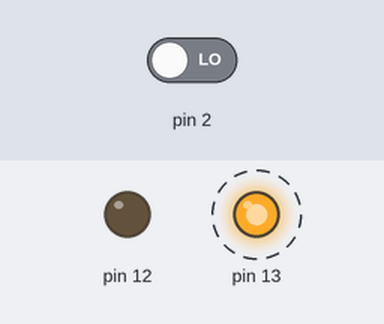
Recording of a sketch running on a simulated Arduino Uno, built with avr-gcc and run on an emulated ATmega328P. On the bench: output pins drawn as LEDs (lit = HIGH). Dashed ring = blinking. The test bench sets the inputs (shaded band); at power-on: pin 2 LOW.

Above: at 1.2 s.
1.3 s: pin 2 driven HIGH
At 3.8 s:
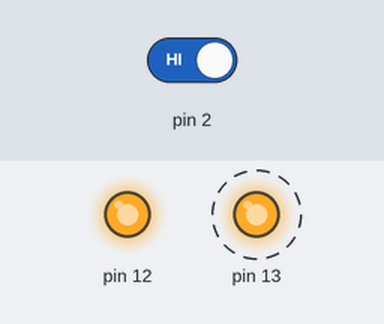
4.3 s: pin 2 driven LOW
At 6.8 s:
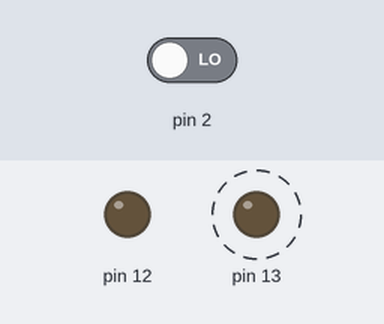
Timing chart, 0 to 13.3 s (numbered marks = the images above; inputs shaded):
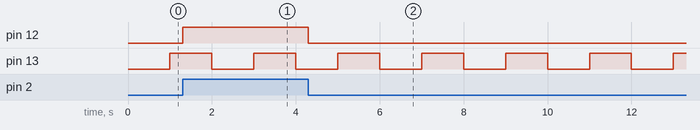

Measured:
- after the input at 1.3 s, pin 12: LOW → HIGH at once
- after the input at 4.3 s, pin 12: HIGH → LOW at once
- by itself, pin 13: alternates HIGH for 1.0 s and LOW for 1.0 s

The sketch:

EmbbededSystemsTest1.ino
```cpp
// C++ code
//

int buttonState = 0;
unsigned long previousMillis = 0; // stores last time LED was updated
const long interval = 1000; // interval at which to blink (milliseconds)

void setup() {
  pinMode(13, OUTPUT);
  pinMode(12, OUTPUT);
  pinMode(2, INPUT);
  digitalWrite(12,LOW);
  digitalWrite(13,LOW);
}

void loop() {
  unsigned long currentMillis = millis();

  buttonState = digitalRead(2);
  if (buttonState == HIGH) {
    digitalWrite(12, HIGH);
  } else {
    digitalWrite(12, LOW);
  }

  // Check if it's time to blink
  if (currentMillis - previousMillis >= interval) {
    // save the last time the LED blinked
    previousMillis = currentMillis;

    // if the LED is off turn it on and vice-versa
    int ledState = digitalRead(13);
    if (ledState == LOW) {
      digitalWrite(13, HIGH);
    } else {
      digitalWrite(13, LOW);
    }
  }
}
```
